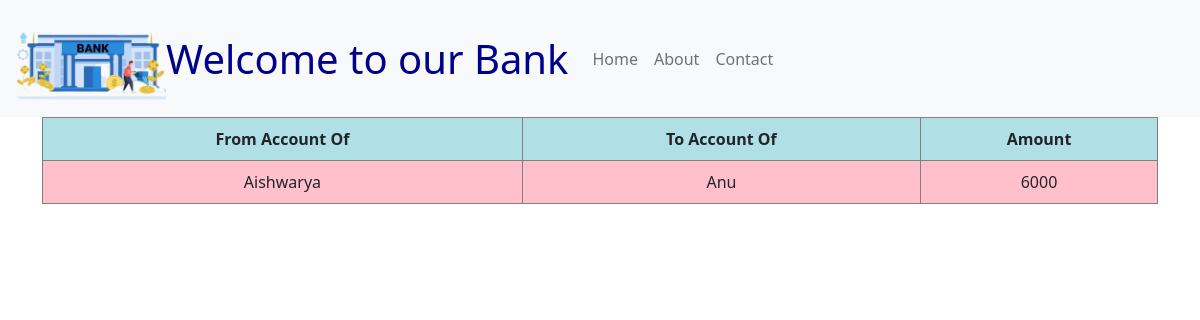
Screenshot of /t_histroy.php with the database file from the repository.
### tables this page shows
CREATE TABLE `transaction_history` (
  `From Account Of` varchar(50) NOT NULL,
  `To Account Of` varchar(50) NOT NULL,
  `Amount` int(11) NOT NULL
);

### t_histroy.php (the view, shortened to what this page needs)
<html lang="en">
<head>
    <link href="https://cdn.jsdelivr.net/npm/bootstrap@5.0.0/dist/css/bootstrap.min.css" rel="stylesheet">
    <link rel="stylesheet" href="https://use.fontawesome.com/releases/v5.7.0/css/all.css" />
</head>
<body>
    <nav class="navbar navbar-expand-lg navbar-light bg-light p-3">
        <img src="images/bankpic.png" alt="bank" style="width: 150px; height: 85px">
        <a class="navbar-brand" href="" style="font-style: bold;color: darkblue;font-size: 40px">Welcome to our Bank </a>
        <ul class="navbar-nav ">
            <li class="nav-item active">
                <a class="nav-link" href="index.php" >Home</a>
            </li>
            <li class="nav-item">
                <a class="nav-link" href="about.html">About</a>
            </li>
            <li class="nav-item">
                <a class="nav-link" href="https://docs.google.com/forms/d/e/1FAIpQLScXdRJOTr5plyjinjUWOdkRNxCi-NzL2V_qO99H1pXKhXpImQ/viewform?usp=sf_link">Contact</a>
            </li>
        </ul>
    </nav>
    <div class="container">
        <?php
            include("connection.php");
            $query = "select * from transaction_history";
            $data = mysqli_query($conn, $query);
            $total = mysqli_num_rows($data);
            if($total!=0){
                ?>
                <table style="width:600px; text-align:center; line-height:40px; width: 100%; background-color: pink" class="table-bordered">
                    <thead style="background-color: powderblue">
                        <tr>
                            <th>From Account Of</th>
                            <th>To Account Of</th>
                            <th>Amount</th>
                        </tr>
                    </thead>
                    <?php
                        while($rows = mysqli_fetch_assoc($data)){
                    ?>
                        <tr>
                            <td><?php echo $rows['From Account Of']; ?></td>
                            <td><?php echo $rows['To Account Of']; ?></td>
                            <td><?php echo $rows['Amount']; ?></td>
                        </tr>
                    <?php
                        }
                    ?>
                </table>
            <?php
                }
            else{
                echo "No transaction history";
            }
        ?>
    </div>
</body>
</html>

### rows the page displays
transaction_history: From Account Of "Aishwarya", To Account Of "Anu", Amount "6000"
